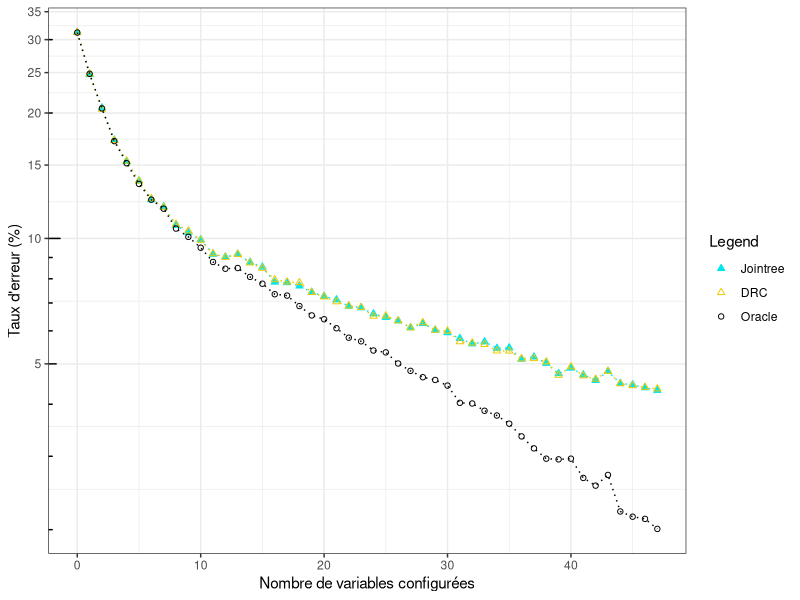
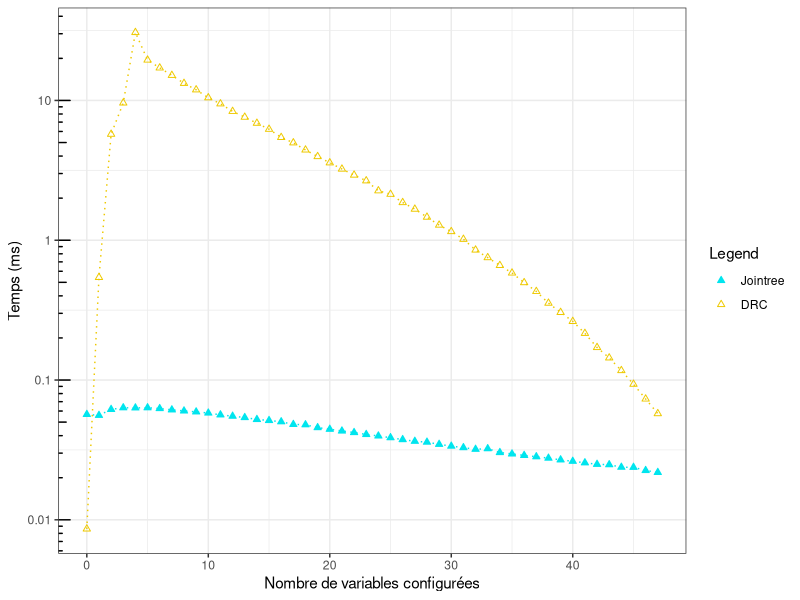

Write R code to recreate these figures, in order.
library(ggplot2)

#--------------------------------------------------------------------------------------------
#Parametres globaux
dataset_name = "champi"
taille_img_x = 1024/2
taille_img_y = 720/2
#fin parametres globaux
#--------------------------------------------------------------------------------------------

#--------------------------------------------------------------------------------------------
#data
#result
Naif = c(0.6878322504430006, 0.7526580035440047, 0.7941893089190786, 0.8277835203780272, 0.8470171293561725, 0.8625590667454224, 0.8761444181925576, 0.8808697578263438, 0.8924616066154755, 0.8967808623744832, 0.9006940342587123, 0.9083727111636148, 0.9097386296515062, 0.9083727111636148, 0.912322799763733, 0.9146485528647371, 0.9214412285883048, 0.9216627288836385, 0.9231024808033077, 0.9257235676314235, 0.9273479031305375, 0.9287507383343178, 0.9312241582988777, 0.931814825753101, 0.9340667454223273, 0.9353588304784406, 0.9365770821027761, 0.9389028352037803, 0.9375, 0.9397519196692262, 0.9406010041346722, 0.9424468399291199, 0.9441450088600118, 0.9435174246898996, 0.9455109273479031, 0.9453632604843473, 0.9486857649143532, 0.948058180744241, 0.9498301831069108, 0.9525989367985824, 0.9511591848789132, 0.952931187241583, 0.9543709391612523, 0.9520451860602481, 0.9551092734790313, 0.9554415239220319, 0.956179858239811, 0.9568074424099232)
vpop = c(0.6878322504430006, 0.7516981689308919, 0.7957028942705257, 0.8281157708210277, 0.8466479621972829, 0.8626329001772003, 0.8754060838747785, 0.8811281748375664, 0.8917971057294743, 0.8957102776137035, 0.9009524512699351, 0.9080404607206143, 0.90996012994684, 0.9083727111636148, 0.9126550502067337, 0.9152023036030714, 0.9203706438275251, 0.9213673951565269, 0.9216258121677495, 0.9257974010632014, 0.9275694034258712, 0.9295259893679858, 0.9311134081512109, 0.9316671588895452, 0.9349158298877732, 0.9348050797401063, 0.9365401653868872, 0.9389766686355582, 0.9372046662728883, 0.9397519196692262, 0.9400472533963379, 0.9434805079740106, 0.9438865918487891, 0.9443295924394566, 0.9462861783815711, 0.9463230950974602, 0.9485750147666864, 0.9485011813349085, 0.9494240992321323, 0.9530419373892498, 0.9507900177200236, 0.9531896042528056, 0.9540386887182516, 0.9520082693443591, 0.9551831069108092, 0.9556630242173656, 0.9560691080921441, 0.9564382752510336)
oracle = c(0.6880906674542233, 0.751587418783225, 0.7948168930891908, 0.828780271707029, 0.8484568812758417, 0.8648479031305375, 0.8761444181925576, 0.8821249261665682, 0.89441819255759, 0.8991435321913762, 0.90501329001772, 0.9122120496160662, 0.9154238038984052, 0.9150915534554046, 0.9191523922031896, 0.9221426461901949, 0.9265357353809806, 0.9270894861193149, 0.9311872415829888, 0.9346574128765505, 0.9360233313644418, 0.939124335499114, 0.9422253396337862, 0.9433697578263438, 0.9461754282339043, 0.9467291789722386, 0.9499040165386887, 0.9518975191966923, 0.9535587714116952, 0.9542601890135853, 0.9556630242173656, 0.9596869462492617, 0.9598346131128175, 0.9614220318960425, 0.9624187832250443, 0.9640800354400473, 0.9665165386887182, 0.9686577082102776, 0.9703927938570585, 0.9705035440047254, 0.9703927938570585, 0.9733830478440638, 0.9744905493207324, 0.9729400472533963, 0.9778868871825163, 0.9785144713526285, 0.9787728883638511, 0.9799173065564087)

#result conf
c_Naif = c(0.010788039810114286,0.010613967930554224,0.010327822508316438,0.010081537223655703,0.00982794580383695,0.009651264595099317,0.00957626007098271,0.009399428271861889,0.009489571296648869,0.009276420862719272,0.009258340147205195,0.009305730614958785,0.009096726141523038,0.008985802323340075,0.009073831958006024,0.009121168582342007,0.009080896682197989,0.009087943291044872,0.009029264347801646,0.00896749505397351,0.009112464369433778,0.009018461410494913)
c_vpop = c(0.010861588073384765,0.0107445767718828,0.01038439316283025,0.009979573154871031,0.00957626007098271,0.009317036614863756,0.009048962151439131,0.008961979979620139,0.009079132201113626,0.008923076528085796,0.008939813476321676,0.008934245200211658,0.009115949411549001,0.008872283506817092,0.009093216384823334,0.00913503725760684,0.009157422182526739,0.009308966152977684,0.009465471151164086,0.009477553093394446,0.009746276324482443,0.00983932143544584)

#temps
Naiftemps = c(0.056763171551978735, 0.055890602000886004, 0.06165468391907856, 0.06334213518901359, 0.06319974409332546, 0.06335727451269935, 0.06250468465741288, 0.06118589903278204, 0.06011799143532191, 0.059176268901358534, 0.05806812016391022, 0.05635740516095688, 0.05512187363408151, 0.05392697836680449, 0.052249952008269346, 0.05137013496751329, 0.05028583649586533, 0.04814491165829888, 0.04788100727259303, 0.045658303123154165, 0.0444531670481394, 0.04321111403573538, 0.04212479603514471, 0.040809936946249264, 0.03980495780419374, 0.03868906246308328, 0.037504149106615474, 0.036458728920555225, 0.035950678824571765, 0.03468500217808624, 0.03365401458210278, 0.03284524320732428, 0.03196224878174837, 0.0322784028721205, 0.03030849811724749, 0.029605394455109273, 0.02890349918783225, 0.028284020267277023, 0.02761261924099232, 0.026857414980803306, 0.026226878174837567, 0.025591837049616067, 0.024955184583579443, 0.024798421293561725, 0.023783111636148848, 0.023747315231836975, 0.022541211348198465, 0.021836834243945658)
vpoptemps = c(0.008608962935617248, 0.5421996886075015, 5.736728327192853, 9.598066125812167, 30.653669532560542, 19.45889230485824, 17.09588862961459, 15.125646240733904, 13.257270470429711, 11.917461505205257, 10.454172979178972, 9.461963145599528, 8.355109322578263, 7.592733656453042, 6.87333264511961, 6.225347725893385, 5.4397985721721795, 4.979618078854105, 4.424300127805671, 3.9696491067631423, 3.5824246680818073, 3.2306991265135854, 2.926117568074424, 2.6631194507161844, 2.2593035889692854, 2.1337227951491435, 1.8618118125369167, 1.669923456844359, 1.4636099874114, 1.2836704170850561, 1.1540355015505022, 1.0166425427864738, 0.8517278377510337, 0.7512722990253987, 0.6607060973124631, 0.5833630065342588, 0.4976690343325458, 0.4303620654533373, 0.3549467602259303, 0.3047600555227407, 0.26277731098641466, 0.21574819495717662, 0.17104305404607206, 0.1440633185543414, 0.1169600950236267, 0.09338258287802717, 0.07320619691376255, 0.05753750247341997)

#temps conf
c_Naiftemps = c(5.825714380863392E-5,7.467741713131934E-5,7.874005730354485E-5,9.634253464465466E-5,1.0492256731643185E-4,1.2314165340509745E-4,1.3206651870520007E-4,1.7646944136045804E-4,1.7421049529386254E-4,1.7259208701506554E-4,1.8753422740190828E-4,2.165709993540696E-4,2.392953541891117E-4,2.4272466653793426E-4,2.5865001666338093E-4,2.574419679224536E-4,2.5728239038577303E-4,3.054320190361853E-4,3.102239821327525E-4,3.354078769230858E-4,3.213923298565306E-4,3.256574310299249E-4)
c_vpoptemps = c(6.98017195027686E-4,0.0013948425795824164,0.0014257605092347248,5.747709647325909E-4,4.217789739549773E-4,4.5748807978158166E-4,4.868895926868611E-4,5.34863288491936E-4,5.89507750837444E-4,6.400229646381698E-4,6.818146563558449E-4,7.195175587107395E-4,0.0010305845860537378,0.0010825020708166793,0.0011391206729347194,0.0011967570863145396,0.0012433720266704928,0.0012291128279559114,0.0012167330383921018,9.729224254311251E-4,8.616359596943645E-4,7.577140443470682E-4)
#fin data
#--------------------------------------------------------------------------------------------


#--------------------------------------------------------------------------------------------
#parametres graphes
# -- manuels
x_pas_erreur = 4
y_pas_erreur = 3
x_legend_erreur = 0
y_legend_erreur = 50
y_padding_erreur = 1

x_pas_time = 4
y_pas_time = 3
x_legend_time = 0
y_legend_time = 0.013
y_padding_time = 0.01

# -- auto calcul

#MAJ VERS ERROR
Naif = 100-100*Naif
vpop = 100-100*vpop
oracle = 100-100*oracle
c_Naif = 100*c_Naif
c_vpop = 100*c_vpop
#FIN MAJ VERS ERROR

nb_val = length(Naif)
nb_val = length(vpop)

min_val_erreur = 30000
min_val_erreur = min(min_val_erreur,100-100*Naif)
min_val_erreur = min(min_val_erreur,100-100*vpop)
min_val_erreur = ceiling(min_val_erreur)

max_val_erreur = 30000
max_val_erreur = max(max_val_erreur,100-100*Naif)
max_val_erreur = max(max_val_erreur,100-100*vpop)
max_val_erreur = floor(max_val_erreur)

size = 0:(nb_val-1)
x_lim_erreur = c(0,(nb_val-1))
if(min_val_erreur-y_padding_erreur <= 0){
  min_val_erreur = min_val_erreur+y_padding_erreur+0.00001
}
y_lim_erreur = c((min_val_erreur-y_padding_erreur),(max_val_erreur+y_padding_erreur))
x_axp_erreur = c(0, (nb_val-1), x_pas_erreur)
y_axp_erreur = c((min_val_erreur-y_padding_erreur),(max_val_erreur+y_padding_erreur),y_pas_erreur)

min_val_time = 30000
min_val_time = min(min_val_erreur,100-100*Naiftemps)
min_val_time = min(min_val_erreur,100-100*vpoptemps)
min_val_time = ceiling(min_val_erreur)

max_val_time = 30000
max_val_time = max(max_val_time,Naiftemps)
max_val_time = max(max_val_time,vpoptemps)
max_val_time = floor(max_val_time)


x_lim_time = c(0,(nb_val-1))
if(min_val_time-y_padding_time <= 0){
  min_val_time = min_val_time+y_padding_time+0.00001
}
size = 0:(nb_val-1)
y_lim_time = c((min_val_time-y_padding_time),(max_val_time+y_padding_time))
x_axp_time = c(0, (nb_val-1), x_pas_erreur)
y_axp_time = c((min_val_time-y_padding_time),(max_val_time+y_padding_time),y_pas_time)
#fin parametres graphes
#--------------------------------------------------------------------------------------------

  png(file=paste("Taux_erreur_sur_",dataset_name,".png",sep=""), bg="white", width=taille_img_x, height=taille_img_y, pointsize = 12)
  (ggplot(NULL, aes(size)) + scale_y_log10(breaks = round(seq(0, 100, by = 5),1)) + annotation_logticks(sides="l") +
    ylab("Taux d'erreur (%)") + xlab("Nombre de variables configurées") + theme_bw() #+ theme(legend.position="bottom")
    +geom_line(aes(y=Naif, colour="Jointree"), colour="turquoise2", linetype = "dotted") + geom_point(aes(y=Naif, shape="Jointree"), colour="turquoise2", fill="turquoise2") 
    +geom_line(aes(y=vpop, colour="DRC"), colour="gold2", linetype = "dotted") + geom_point(aes(y=vpop, shape="DRC"), colour="gold2", fill="gold2")
  +geom_line(aes(y=oracle, colour="Oracle"), colour="black", linetype = "dotted") + geom_point(aes(y=oracle, shape="Oracle"), colour="black", fill="black")
  + scale_colour_manual(name = 'Legend', guide = 'legend',
                      limits = c(NULL
                                  ,'Jointree' #Naif
                                  ,'DRC' #vpop
                                 ,'Oracle'
                      ),
                      values =c(NULL
                                  ,'Jointree'='turquoise2' #Naif
                                  ,'DRC'='gold2' #vpop
                                ,'Oracle'='black'
                                  ))
    + scale_shape_manual(name = 'Legend', guide = 'legend',
                      limits = c(NULL
                                  ,'Jointree' #Naif
                                  ,'DRC' #vpop
                                 ,'Oracle'
                      ),
                      values =c(NULL
                                  ,'Jointree'=24 #Naif
                                  ,'DRC'=2 #vpop
                                ,'Oracle'=1
                                  ))
  
    + guides(shape = guide_legend(override.aes = list(colour = c(NULL
                                  ,'Jointree'='turquoise2' #Naif
                                  ,'DRC'='gold2' #vpop
                                  ,'Oracle'='black'
                                  ),
                                  fill = c(NULL
                                  ,'Jointree'='turquoise2' #Naif
                                  ,'DRC'='gold2' #vpop
                                  ,'Oracle'='black'
                                  ))))
)
  dev.off()

  png(file=paste("Temps_sur_",dataset_name,".png",sep=""), bg="white", width=taille_img_x, height=taille_img_y, pointsize = 12)
  (ggplot(NULL, aes(size))
  + scale_y_log10(
   breaks = scales::trans_breaks("log10", function(x) 10^x),
   labels = scales::trans_format("log10", function(x) round(10^x,2)))
   + annotation_logticks(sides="l")
   + theme_bw() +
    ylab("Temps (ms)") + xlab("Nombre de variables configurées") #+ theme(legend.position="bottom")
    +geom_line(aes(y=Naiftemps, colour="Jointree"), colour="turquoise2", linetype = "dotted") + geom_point(aes(y=Naiftemps, shape="Jointree"), colour="turquoise2", fill="turquoise2") 
    +geom_line(aes(y=vpoptemps, colour="DRC"), colour="gold2", linetype = "dotted") + geom_point(aes(y=vpoptemps, shape="DRC"), colour="gold2", fill="gold2")
   + scale_colour_manual(name = 'Legend', guide = 'legend',
                      limits = c(NULL
                                  ,'Jointree' #Naif
                                  ,'DRC' #vpop
                      ),
                      values =c(NULL
                                  ,'Jointree'='turquoise2' #Naif
                                  ,'DRC'='gold2' #vpop
                                  ))
    + scale_shape_manual(name = 'Legend', guide = 'legend',
                      limits = c(NULL
                                  ,'Jointree' #Naif
                                  ,'DRC' #vpop
                      ),
                      values =c(NULL
                                  ,'Jointree'=24 #Naif
                                  ,'DRC'=2 #vpop
                                  ))
  
    + guides(shape = guide_legend(override.aes = list(colour = c(NULL
                                  ,'Jointree'='turquoise2' #Naif
                                  ,'DRC'='gold2' #vpop
                                  ),
                                  fill = c(NULL
                                  ,'Jointree'='turquoise2' #Naif
                                  ,'DRC'='gold2' #vpop
                                  ))))
  )
  dev.off()
